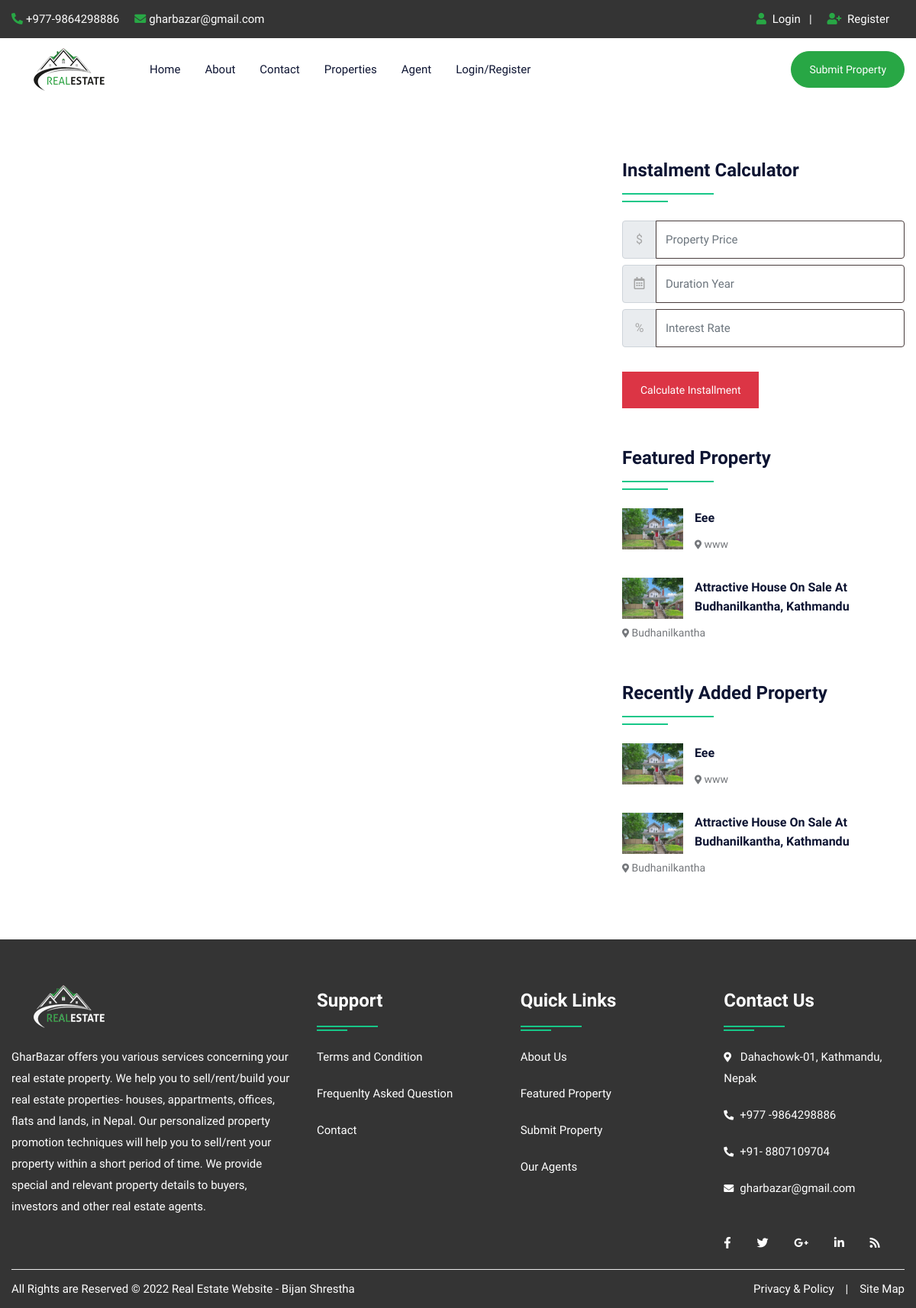
/property.php, run on the app's committed database.
### tables this page shows
CREATE TABLE `property` (
  `pid` int(50) NOT NULL,
  `title` varchar(200) NOT NULL,
  `pcontent` longtext NOT NULL,
  `type` varchar(100) NOT NULL,
  `bhk` varchar(50) NOT NULL,
  `stype` varchar(100) NOT NULL,
  `bedroom` int(50) NOT NULL,
  `bathroom` int(50) NOT NULL,
  `balcony` int(50) NOT NULL,
  `kitchen` int(50) NOT NULL,
  `hall` int(50) NOT NULL,
  `floor` varchar(50) NOT NULL,
  `size` int(50) NOT NULL,
  `price` int(50) NOT NULL,
  `location` varchar(200) NOT NULL,
  `city` varchar(100) NOT NULL,
  `state` varchar(100) NOT NULL,
  `feature` longtext NOT NULL,
  `pimage` varchar(300) NOT NULL,
  `pimage1` varchar(300) NOT NULL,
  `pimage2` varchar(300) NOT NULL,
  `pimage3` varchar(300) NOT NULL,
  `pimage4` varchar(300) NOT NULL,
  `uid` int(50) NOT NULL,
  `status` varchar(50) NOT NULL,
  `mapimage` varchar(300) NOT NULL,
  `topmapimage` varchar(300) NOT NULL,
  `groundmapimage` varchar(300) NOT NULL,
  `totalfloor` varchar(50) NOT NULL,
  `date` datetime NOT NULL DEFAULT current_timestamp(),
  `isFeatured` int(11) DEFAULT NULL
);

### property.php (the view, shortened to what this page needs)
<!DOCTYPE html>
<html lang="en">
<head>
    <link rel="stylesheet" type="text/css" href="css/bootstrap.min.css">
    <link rel="stylesheet" type="text/css" href="css/bootstrap-slider.css">
    <link rel="stylesheet" type="text/css" href="css/jquery-ui.css">
    <link rel="stylesheet" type="text/css" href="css/layerslider.css">
    <link rel="stylesheet" type="text/css" href="css/color.css" id="color-change">
    <link rel="stylesheet" type="text/css" href="css/owl.carousel.min.css">
    <link rel="stylesheet" type="text/css" href="css/font-awesome.min.css">
    <link rel="stylesheet" type="text/css" href="fonts/flaticon/flaticon.css">
    <link rel="stylesheet" type="text/css" href="css/style.css">
</head>
<body>
    <div id="page-wrapper">
        <div class="row">
            <?php include("include/header.php"); ?>
            <div class="full-row">
                <div class="container">
                    <div class="row">
                        <div class="col-lg-8">
                        </div>
                        <div class="col-lg-4">
                            <div class="sidebar-widget">
                                <h4 class="double-down-line-left text-secondary position-relative pb-4 my-4">Instalment
                                    Calculator</h4>
                                <form class="d-inline-block w-100" action="calc.php" method="post">
                                    <div class="input-group mb-2 mr-sm-2">
                                        <div class="input-group-prepend">
                                            <div class="input-group-text">$</div>
                                        </div>
                                        <input type="text" class="form-control" name="amount"
                                            placeholder="Property Price">
                                    </div>
                                    <div class="input-group mb-2 mr-sm-2">
                                        <div class="input-group-prepend">
                                            <div class="input-group-text"><i class="far fa-calendar-alt"></i></div>
                                        </div>
                                        <input type="text" class="form-control" name="month"
                                            placeholder="Duration Year">
                                    </div>
                                    <div class="input-group mb-2 mr-sm-2">
                                        <div class="input-group-prepend">
                                            <div class="input-group-text">%</div>
                                        </div>
                                        <input type="text" class="form-control" name="interest"
                                            placeholder="Interest Rate">
                                    </div>
                                    <button type="submit" value="submit" name="calc"
                                        class="btn btn-danger mt-4">Calculate Installment</button>
                                </form>
                            </div>
                            <h4 class="double-down-line-left text-secondary position-relative pb-4 mb-4 mt-5">Featured
                                Property</h4>
                            <ul class="property_list_widget">
                                <?php
                                $query = mysqli_query($con, "SELECT * FROM `property` WHERE isFeatured = 1 ORDER BY date DESC LIMIT 3");
                                while ($row = mysqli_fetch_array($query)) {
                                ?>
                                <li> <img src="admin/property/<?php echo $row['18']; ?>" alt="pimage">
                                    <h6 class="text-secondary hover-text-success text-capitalize"><a
                                            href="propertydetail.php?pid=<?php echo $row['0']; ?>"><?php echo $row['1']; ?></a>
                                    </h6>
                                    <span class="font-14"><i class="fas fa-map-marker-alt icon-success icon-small"></i>
                                        <?php echo $row['14']; ?></span>
                                </li>
                                <?php } ?>
                            </ul>
                            <div class="sidebar-widget mt-5">
                                <h4 class="double-down-line-left text-secondary position-relative pb-4 mb-4">Recently
                                    Added Property</h4>
                                <ul class="property_list_widget">
                                    <?php
                                    $query = mysqli_query($con, "SELECT * FROM `property` ORDER BY date DESC LIMIT 6");
                                    while ($row = mysqli_fetch_array($query)) {
                                    ?>
                                    <li> <img src="admin/property/<?php echo $row['18']; ?>" alt="pimage">
                                        <h6 class="text-secondary hover-text-success text-capitalize"><a
                                                href="propertydetail.php?pid=<?php echo $row['0']; ?>"><?php echo $row['1']; ?></a>
                                        </h6>
                                        <span class="font-14"><i
                                                class="fas fa-map-marker-alt icon-success icon-small"></i>
                                            <?php echo $row['14']; ?></span>
                                    </li>
                                    <?php } ?>
                                </ul>
                            </div>
                        </div>
                    </div>
                </div>
            </div>
            <?php include("include/footer.php"); ?>
        </div>
    </div>
</body>
</html>

### css/color.css (style rules this page uses)
:root { --theme-ordinary-color: #74777b; }
:root { --theme-primary-color: #17c788; }
:root { --theme-secondary-color: #0d1432; }
:root { --theme-white-color: #fff; }
:root { --theme-light-color: #f8f8f8; }
:root { --theme-gray-color: #f5f5f5; }
:root { --theme-footer-color: #091b4b; }
:root { --theme-dark-color: #091b4b; }
:root { --text-light-color: #a3a7af; }
:root { --theme-primary-opacity-color: rgba(11, 191, 141, .8); }
:root { --theme-secondary-opacity-color: rgba(13,20,50,0.7); }
:root { --theme-white-opacity-color: rgba(255, 255, 255, 0.3); }
:root { --theme-dark-opacity-color: rgba(0, 0, 0, 0.5); }
:root { --theme-ordinary-font: 'Muli', sans-serif; }
:root { --theme-highlight-font: 'Comfortaa', cursive; }

### css/style.css (style rules this page uses)
.container, .container-fluid { transition: all 0.6s ease 0s; -moz-transition: all 0.6s ease 0s; -webkit-transition: all 0.6s ease 0s; -o-transition: all 0.6s ease 0s; }
#page-wrapper { padding-left: 15px; padding-right: 15px; background-color: #fff; overflow: hidden !important; position: relative; }
.text-ordinary, a.text-ordinary, .text-ordinary a, body, .dropdown-item, .footer-widget li a, .text-ordinary .jslider .jslider-label, .breadcrumb-item > a, .list-text-white a.dropdown-item { color: var(--theme-ordinary-color); }
.text-secondary, .text-secondary a, a.text-secondary, a.hover-text-secondary:hover, .hover-text-secondary:hover, .hover-text-secondary a:hover { color: var(--theme-secondary-color) !important; }
[class*="double-down-line"]::before, [class*="double-down-line"]::after { background-color: var(--theme-primary-color); }
.icon-small { font-size: 12px; }
.transation-3s, .transation-3s:hover, .hover-zoomer img, .hover-bg-white, a, a:hover, .btn, .btn:hover, .radio-check label, .message-list li .message-action, .timeline-item .circle, .timeline-item .date-time, .clip-item .fa-times { -moz-transition: all 300ms ease-in-out 0s; -webkit-transition: all 300ms ease-in-out 0s; -o-transition: all 300ms ease-in-out 0s; -ms-transition: all 300ms ease-in-out 0s; transition: all 300ms ease-in-out 0s; }
body { font-family: var(--theme-ordinary-font); font-size: 15px; line-height: 28px; }
h1, .h1, h2, .h2, h3, .h3, h4, .h4, h5, .h5, h6, .h6 { font-family: var(--theme-highlight-font); font-weight: 700; }
h4, .h4 { line-height: 35px; }
h6, .h6 { line-height: 25px; }
ul, ol { padding: 0; margin: 0; list-style: none; }
a, a:hover, .btn-link, .btn-link:hover { text-decoration: none; cousor: pointer; }
img { width: 100%; }
button, button:focus { border: none; outline: none; }
.btn { padding: 0px 23px; font-size: 14px; border-radius: 0; line-height: 46px; font-weight: 500; }
.full-row { position: relative; width: 100%; padding: 50px 0; }
[class*="double-down-line"] { position: relative; padding-bottom: 35px; }
[class*="double-down-line"]::before, [class*="double-down-line"]::after { content: ""; height: 2px; position: absolute; }
[class*="double-down-line"]::before { width: 120px; bottom: 10px; }
[class*="double-down-line"]::after { width: 60px; bottom: 0; }
[class*="double-down-line-left"]::before, [class*="double-down-line-left"]::after { left: 0; }
.font-14 { font-size: 14px; }
.form-control { font-family: var(--theme-ordinary-font); font-size: 15px; height: 50px; border-color: #483c3c; line-height: 35px; }
::placeholder { font: var(--theme-ordinary-font); font-size: 15px; font-weight: 400; color: #fff; }
.input-group-text { padding: 12px 0; width: 45px; text-align: center; display: inline-block; color: #a5a5a5; }
.property_list_widget li { margin-bottom: 30px; }
.property_list_widget li img { width: 80px; height: auto; float: left; margin-right: 15px; }

### data on the page
property: pimage (picture), title "Eee", location "www"
property: pimage (picture), title "Attractive House On Sale At Budhanilkantha, Kathmandu", location "Budhanilkantha"
